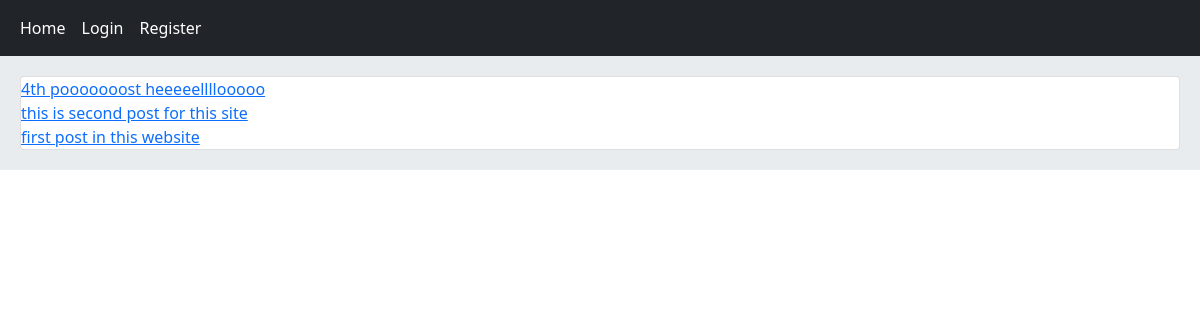
The app's page /, older data.
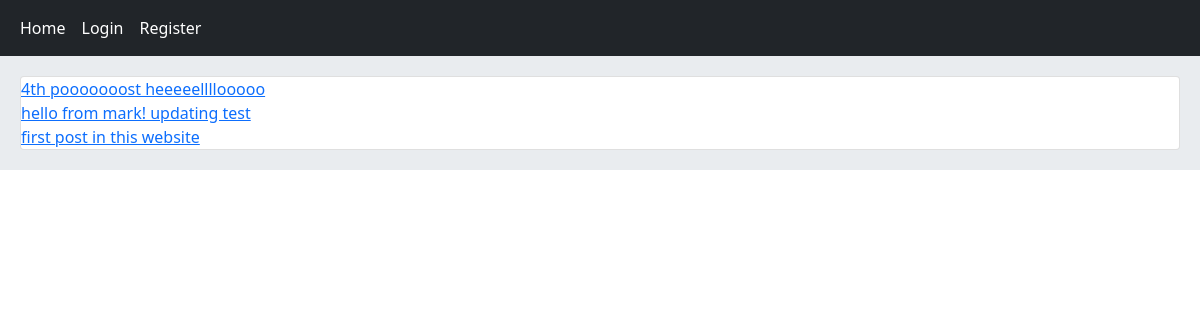
The same page, newer data.
### home/models.py (models this page shows, shortened)
class Post(models.Model):
    body = models.TextField()
    slug = models.SlugField()
    created = models.DateTimeField(auto_now_add=True)
    updated = models.DateTimeField(auto_now=True)
    user = models.ForeignKey(User, on_delete=models.CASCADE, related_name='posts')
    class Meta:
        ordering = ['-created']
    def get_absolute_url(self):
        return reverse('home:post_detail', args=(self.id, self.slug))

### home/views.py (the view)
# urls.py: path('', views.HomeView.as_view(), name='home'),
class HomeView(View):
    def get(self, request):
        posts = Post.objects.all()
        return render(request, 'home/index.html', context={'posts': posts})

### home/templates/home/index.html (shortened to what this page needs)
{% extends 'base.html' %}
{% block content %}
    <div class="card">
        {% for post in posts %}
            <a href="{{ post.get_absolute_url }}">{{ post.body|truncatewords:8 }}</a>
        {% endfor %}
    </div>
{% endblock %}

Row changes from the older to the newer data that the page shows:
changed Post: body "this is second post for this site" → "hello from mark! updating test"
